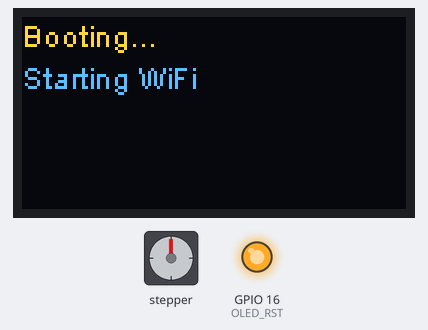
The sketch below on a simulated ESP32. Parts: 128×64 one-colour display, stepper motor, output pins drawn as LEDs (lit = HIGH). The OLED is the two-colour kind (top 16 rows yellow); WiFi joins after 1.5 s; servers stay silent unless stated; the local clock reads 2024-03-15 10:24:30 at power-on unless the sketch sets it; stepper angles assume 2048 steps per turn; what the sketch prints to the serial monitor is not drawn.

Above: at 0.2 s.
At 1.7 s:
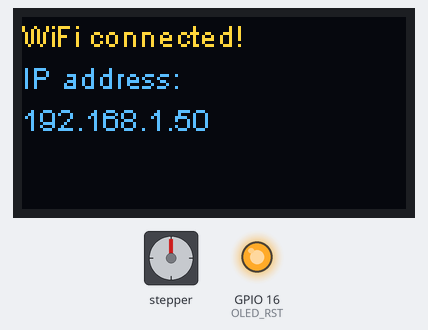
At 20.22 s:
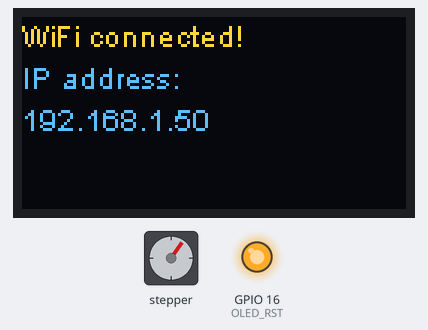
At 39.58 s:
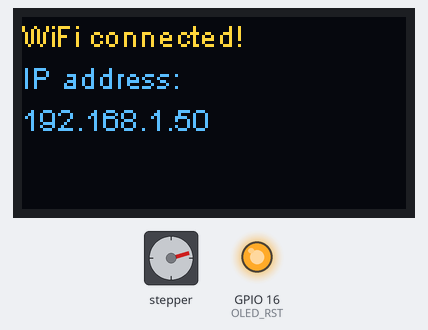
Timing chart, 0 to 40.0 s (numbered marks = the images above):
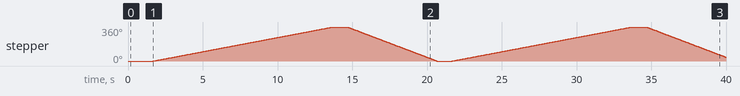

The sketch:

magnetic-clock.ino
```cpp
#include <WiFi.h>
#include <Wire.h>
#include <time.h>
#include <Stepper.h>

#include <AsyncTCP.h>
#include <ESPAsyncWebServer.h>

#include "heltec.h"

// WiFi creds
const char* WIFI_SSID = "sew";
const char* WIFI_PASS = "1Sgdttsa";

// NTP servers
const char* NTP1 = "pool.ntp.org";
const char* NTP2 = "time.google.com";
const char* NTP3 = "time.cloudflare.com";

// UK timezone with DST
static const char* UK_TZ = "GMT0BST,M3.5.0/1,M10.5.0/2";

// Heltec OLED pins (common WiFi Kit 32)
static const int OLED_SDA = 4;
static const int OLED_SCL = 15;
static const int OLED_RST = 16;

const int IN1 = 13;
const int IN2 = 12;
const int IN3 = 14;
const int IN4 = 27;

const int stepsPerRevolution = 2048;

Stepper myStepper = Stepper(stepsPerRevolution, IN1, IN3, IN2, IN4);


AsyncWebServer server(80);

// Cached time (updated in loop, served instantly)
String g_cachedTime = "Time not synced yet";
volatile bool g_timeValid = false;

// OLED update request (set by handler, done in loop)
volatile bool g_oledUpdatePending = false;
String g_oled1, g_oled2, g_oled3;

static unsigned long g_lastNtpKickMs = 0;
static const unsigned long NTP_KICK_INTERVAL_MS = 10UL * 60UL * 1000UL;

static unsigned long g_lastTimeRefreshMs = 0;
static const unsigned long TIME_REFRESH_INTERVAL_MS = 250UL;

void initHeltecOLEDHard() {
  pinMode(OLED_RST, OUTPUT);
  digitalWrite(OLED_RST, LOW);
  delay(50);
  digitalWrite(OLED_RST, HIGH);
  delay(50);

  Wire.begin(OLED_SDA, OLED_SCL);

  Heltec.display->init();
  Heltec.display->clear();
  Heltec.display->setContrast(255);
  Heltec.display->display();
}

void showOnOLED(const String& l1, const String& l2="", const String& l3="") {
  Heltec.display->clear();
  Heltec.display->setTextAlignment(TEXT_ALIGN_LEFT);
  Heltec.display->setFont(ArialMT_Plain_10);
  Heltec.display->drawString(0, 0, l1);
  if (l2.length()) Heltec.display->drawString(0, 14, l2);
  if (l3.length()) Heltec.display->drawString(0, 28, l3);
  Heltec.display->display();
}

void queueOled(const String& l1, const String& l2, const String& l3) {
  g_oled1 = l1; g_oled2 = l2; g_oled3 = l3;
  g_oledUpdatePending = true;
}

static inline bool timeLooksValid(time_t t) {
  return t > 1700000000; // ~2023-11
}

void kickNtpIfDue() {
  unsigned long nowMs = millis();
  if (nowMs - g_lastNtpKickMs >= NTP_KICK_INTERVAL_MS) {
    configTime(0, 0, NTP1, NTP2, NTP3); // kick only, no waiting
    g_lastNtpKickMs = nowMs;
  }
}

void refreshCachedTimeIfDue() {
  unsigned long nowMs = millis();
  if (nowMs - g_lastTimeRefreshMs < TIME_REFRESH_INTERVAL_MS) return;
  g_lastTimeRefreshMs = nowMs;

  time_t now = time(nullptr);
  if (!timeLooksValid(now)) {
    g_timeValid = false;
    g_cachedTime = "Time not synced yet";
    return;
  }

  g_timeValid = true;
  struct tm tminfo;
  localtime_r(&now, &tminfo);

  char buf[16];
  strftime(buf, sizeof(buf), "%H:%M:%S", &tminfo);
  g_cachedTime = String(buf);
}


void setup() {
  Heltec.begin(true, false, true);
  Serial.begin(115200);

  // 28BYJ-48 stepper controller

  // start with motor off
  // Make them low BEFORE switching them on


  initHeltecOLEDHard();
  showOnOLED("Booting...", "Starting WiFi");

  WiFi.mode(WIFI_STA);
  WiFi.begin(WIFI_SSID, WIFI_PASS);

  while (WiFi.status() != WL_CONNECTED) {
    delay(250);
    Serial.print(".");
  }
  Serial.println();

  WiFi.setSleep(false);

  setenv("TZ", UK_TZ, 1);
  tzset();

  // Kick NTP at boot
  configTime(0, 0, NTP1, NTP2, NTP3);
  g_lastNtpKickMs = millis();

  String ipStr = WiFi.localIP().toString();
  showOnOLED("WiFi connected!", "IP address:", ipStr);

  // Async handler: serve immediately from cached string, then request OLED update
  server.on("/", HTTP_GET, [](AsyncWebServerRequest *request) {
    String html;
    html.reserve(512);
    html += "<!doctype html><html><head><meta charset='utf-8'>";
    html += "<meta name='viewport' content='width=device-width, initial-scale=1'>";
    html += "<title>Heltec ESP32</title></head><body>";
    html += "<h1>Hello, world!</h1>";
    html += "<p><b>UK time (24h):</b> ";
    html += g_cachedTime;
    html += "</p></body></html>";

    request->send(200, "text/html", html);

    if (g_timeValid) queueOled("UK time:", g_cachedTime, WiFi.localIP().toString());
    else            queueOled("UK time:", g_cachedTime, "Waiting for NTP");
  });

  server.begin();
}

void loop() {

  // Rotate CW slowly at 5 RPM
  myStepper.setSpeed(5);
  myStepper.step(stepsPerRevolution);
  delay(1000);

  // Rotate CCW quickly at 10 RPM
  myStepper.setSpeed(10);
  myStepper.step(-stepsPerRevolution);
  delay(1000);
/*
  // No server.handleClient() in Async
  kickNtpIfDue();
  refreshCachedTimeIfDue();

  if (g_oledUpdatePending) {
    g_oledUpdatePending = false;
    showOnOLED(g_oled1, g_oled2, g_oled3);
  }

  delay(1);
  */
}
```

Measured:
- by itself, stepper: turns 360° clockwise in 12.0 s, then 360° counter-clockwise in 6.0 s, then 360° clockwise in 12.0 s, then 320° counter-clockwise in 5.3 s
- what the display in image 0 shows lasts 1.5 s, from 0.2 s to 1.7 s
